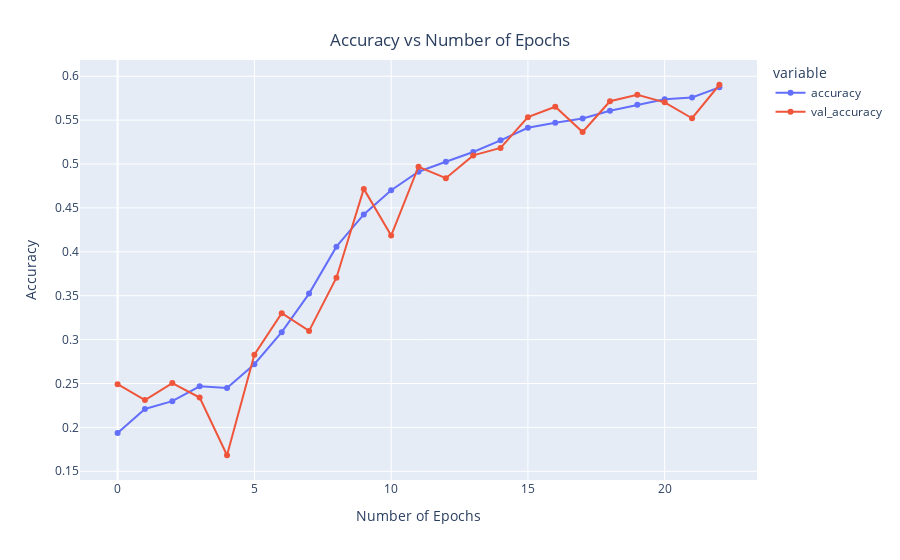

The code cell stored with this chart in its notebook:
### Markdown cell above
#Training Plots

### Code cell
x = px.line(data_frame= history , y= ["accuracy" , "val_accuracy"] ,markers = True )
x.update_xaxes(title="Number of Epochs")
x.update_yaxes(title = "Accuracy")
x.update_layout(showlegend = True,
    title = {
        'text': 'Accuracy vs Number of Epochs',
        'y':0.94,
        'x':0.5,
        'xanchor': 'center',
        'yanchor': 'top'})
x.show()

### Figure 1 — Plotly figure (JSON) as saved in the notebook; plotly's stock layout.template omitted (floating-point values rounded to 4 significant figures)
{"data": [{"hovertemplate": "variable=accuracy<br>index=%{x}<br>value=%{y}<extra></extra>", "legendgroup": "accuracy", "line": {"color": "#636efa", "dash": "solid"}, "marker": {"symbol": "circle"}, "mode": "lines+markers", "name": "accuracy", "orientation": "v", "showlegend": true, "type": "scatter", "x": [0, 1, 2, 3, 4, 5, 6, 7, 8, 9, 10, 11, 12, 13, 14, 15, 16, 17, 18, 19, 20, 21, 22], "xaxis": "x", "y": [0.1936, 0.221, 0.2299, 0.2468, 0.2448, 0.272, 0.3084, 0.3524, 0.4059, 0.4426, 0.4701, 0.4912, 0.5026, 0.5138, 0.527, 0.5413, 0.5471, 0.5518, 0.5606, 0.5675, 0.5739, 0.5758, 0.5873], "yaxis": "y"}, {"hovertemplate": "variable=val_accuracy<br>index=%{x}<br>value=%{y}<extra></extra>", "legendgroup": "val_accuracy", "line": {"color": "#EF553B", "dash": "solid"}, "marker": {"symbol": "circle"}, "mode": "lines+markers", "name": "val_accuracy", "orientation": "v", "showlegend": true, "type": "scatter", "x": [0, 1, 2, 3, 4, 5, 6, 7, 8, 9, 10, 11, 12, 13, 14, 15, 16, 17, 18, 19, 20, 21, 22], "xaxis": "x", "y": [0.2493, 0.2311, 0.2505, 0.2339, 0.1683, 0.2829, 0.3301, 0.3099, 0.3705, 0.4717, 0.4186, 0.497, 0.4839, 0.5098, 0.5184, 0.5534, 0.5652, 0.5365, 0.5715, 0.5788, 0.5703, 0.5522, 0.5903], "yaxis": "y"}], "layout": {"legend": {"title": {"text": "variable"}, "tracegroupgap": 0}, "margin": {"t": 60}, "showlegend": true, "title": {"text": "Accuracy vs Number of Epochs", "x": 0.5, "xanchor": "center", "y": 0.94, "yanchor": "top"}, "xaxis": {"anchor": "y", "domain": [0, 1], "title": {"text": "Number of Epochs"}}, "yaxis": {"anchor": "x", "domain": [0, 1], "title": {"text": "Accuracy"}}}}
